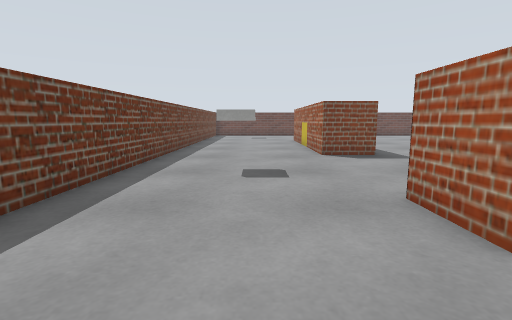
view 1 (above)

18 first-person views from a walk through a robot-simulator world made for Gazebo. The camera is 0.32 m above the floor, tilts 8° down and sees 85° across. Floor lines are 1 m apart. The floor is counted in squares, 0.25 m on a side. Each view is taken from the middle of a square. On the plan, view 1 faces up. The plan holds only what a view shows up to about 13 squares ahead; the rest is blank. Some surface patterns are stand-ins.

view 2
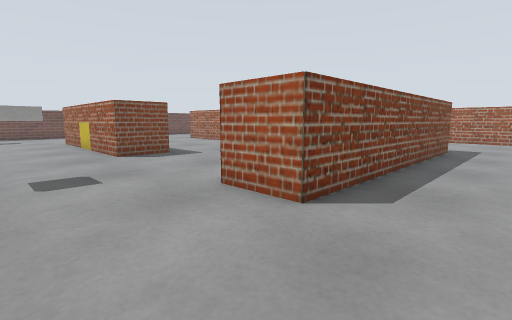

view 3
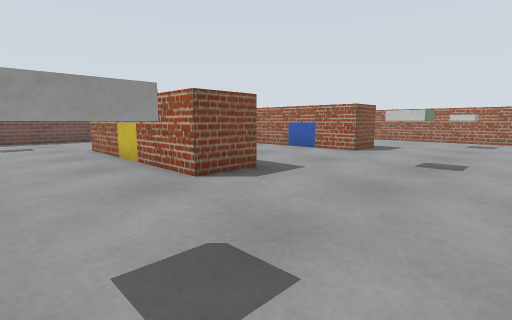

view 4
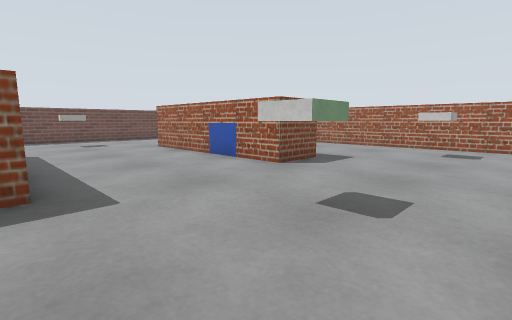

view 5
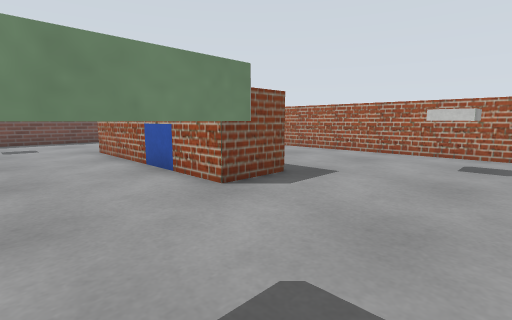

view 6
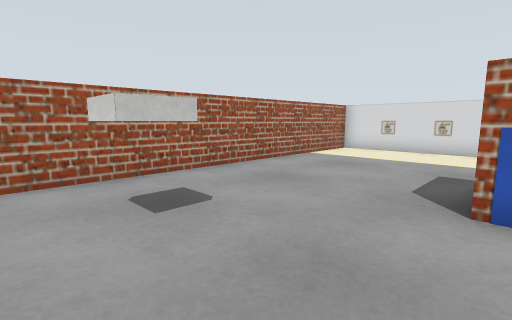

view 7
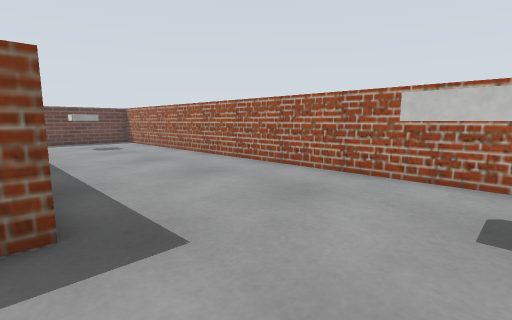

view 8
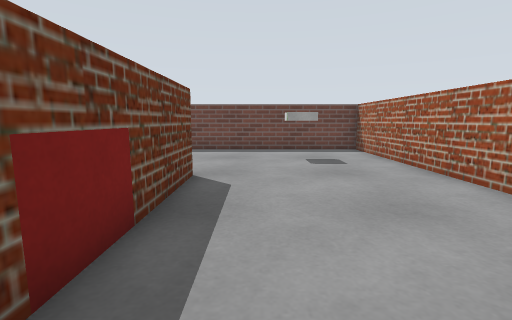

view 9
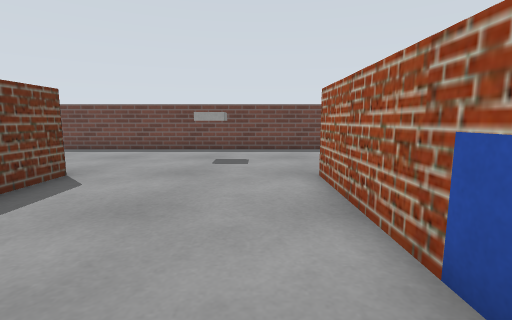

view 10
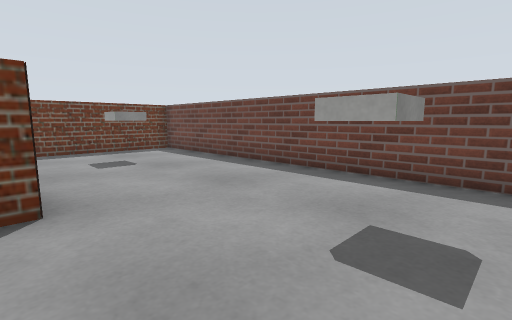

view 11
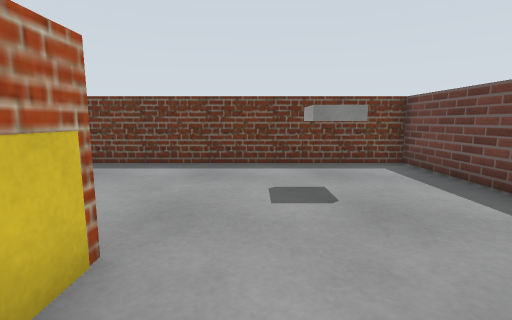

view 12
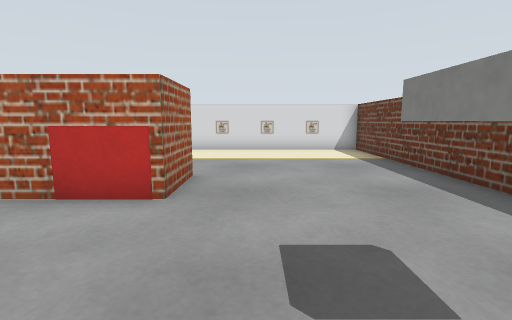

view 13
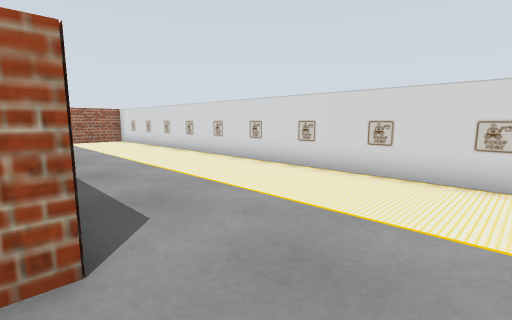

view 14
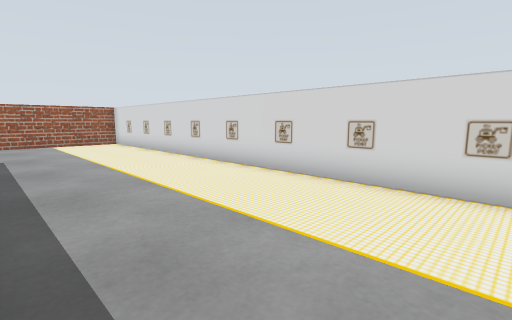

view 15
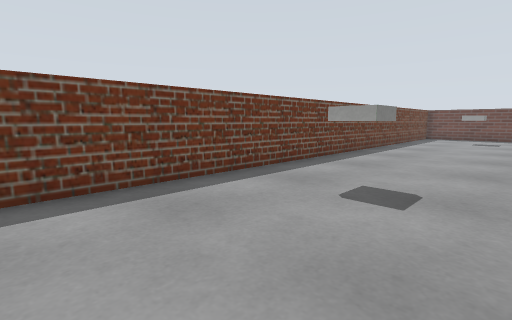

view 16
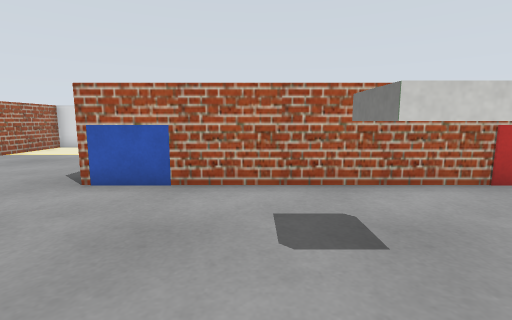

view 17
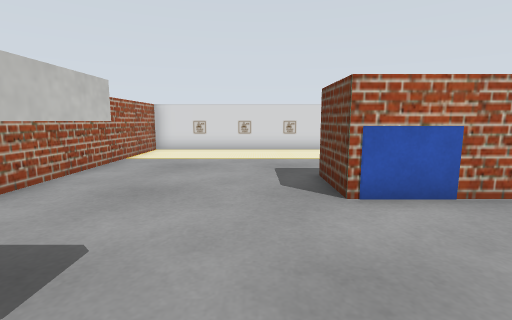

view 18
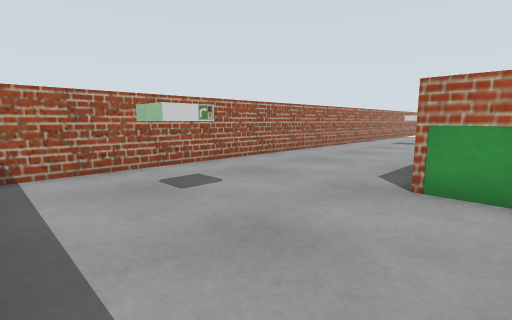

### Floor plan
Key: @ floor where view 1 was taken; # wall or solid block; . floor; P brown panel; W white panel; O other object.
Columns run from 4 left of view 1 to 19 right of it. Each row starts with its distance up from view 1.
 25 ########################
 24 #......................#
 23 #......................#
 22 #.. #...... #......##..#
 21 #..##......##......##..#
 20 #......................#
 19 #.......P.......P......#
 18 #.....P# .....P# ......#
 17 #.....P# .....P# ......#
 16 #.....P# .....P# ......#
 15 #.....P# .....P# ......#
 14 #.....P# .....P# ......#
 13 #.....P# .....P# ......#
 12 #.....P# .....P# ......#
 11 #.....P##P....P##P.....#
 10 #......PP......PP......#
  9 #......................#
  8 #.. W......WW......WW..#
  7 #..WW......WW......WO..#
  6 #......................#
  5 #........PPPPPPPP......#
  4 #.....P#         ......#
  3 #.....P#        #P.....#
  2 #......PPPPPPPPPP......#
  1 #......................#
  0 #...@..................#
 -1 #......................#
 -2 #......................#
 -3 #......................#
 -4 ########################

Where each view was taken, in squares from view 1:
view 1: 0 up, 0 right, facing up
view 2: 0 up, 1 left, facing up-right
view 3: 5 up, 1 left, facing up-right
view 4: 5 up, 4 right, facing up-right
view 5: 6 up, 7 right, facing up-right
view 6: 9 up, 12 right, facing down-right
view 7: 7 up, 12 right, facing up-right
view 8: 12 up, 14 right, facing up
view 9: 12 up, 9 right, facing up
view 10: 18 up, 9 right, facing up-left
view 11: 20 up, 5 right, facing left
view 12: 9 up, 1 right, facing down
view 13: 3 up, 0 right, facing down-right
view 14: 2 up, 2 right, facing down-right
view 15: 2 up, 2 right, facing up-left
view 16: 10 up, 9 right, facing down
view 17: 9 up, 14 right, facing down
view 18: 24 up, 11 right, facing down-right
